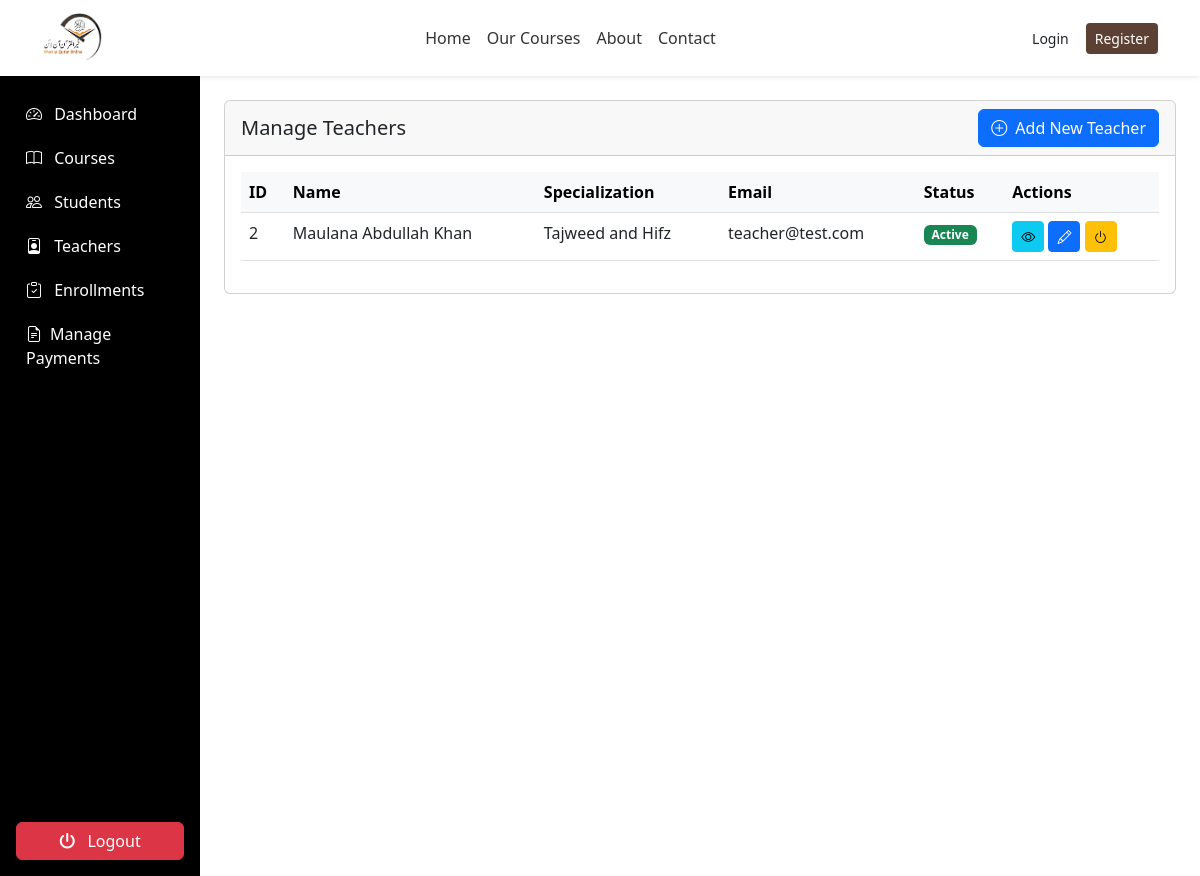
/admin/teachers/manage_teachers.php (signed in), run on the app's committed database.
### tables this page shows
CREATE TABLE `teachers` (
  `teacher_id` int(11) NOT NULL,
  `user_id` int(11) NOT NULL,
  `full_name` varchar(100) NOT NULL,
  `specialization` varchar(100) DEFAULT NULL,
  `bio` text DEFAULT NULL,
  `qualifications` text DEFAULT NULL,
  `contact_number` varchar(20) DEFAULT NULL,
  `profile_image` varchar(255) DEFAULT NULL
);

CREATE TABLE `users` (
  `user_id` int(11) NOT NULL,
  `username` varchar(50) NOT NULL,
  `email` varchar(100) NOT NULL,
  `password` varchar(255) NOT NULL,
  `role` enum('admin','teacher','student') NOT NULL,
  `status` tinyint(1) DEFAULT 1,
  `created_at` timestamp NOT NULL DEFAULT current_timestamp(),
  `last_login` datetime DEFAULT NULL,
  `reset_token` varchar(255) DEFAULT NULL,
  `token_expiry` datetime DEFAULT NULL
);

### admin/teachers/manage_teachers.php (the view, shortened to what this page needs)
<?php
require_once '../../includes/auth.php';
$teachers = $db->query("
    SELECT t.*, u.email, u.username, u.status
    FROM teachers t
    JOIN users u ON t.user_id = u.user_id
    ORDER BY t.full_name
")->fetchAll();
?>
<!DOCTYPE html>
<html lang="en">
<head>
    <?php include '../../includes/header.php'; ?>
</head>
<body>
   <div class="container-fluid">
  <div class="row">
    <nav class="col-md-2 d-none d-md-block p-0 bg-dark sidebar" id="sidebar">
      <?php include '../includes/sidebar.php'; ?>
    </nav>
        <main class="col-md-10 ms-sm-auto p-4">
            <div>
                <div class="card mb-4">
                    <div class="card-header d-flex justify-content-between align-items-center">
                        <h5 class="mb-0">Manage Teachers</h5>
                        <a href="add_teacher.php" class="btn btn-primary">
                            <i class="bi bi-plus-circle me-1"></i> Add New Teacher
                        </a>
                    </div>
                    <div class="card-body">
                        <div class="table-responsive">
                            <table class="table table-hover">
                                <thead class="table-light">
                                    <tr>
                                        <th>ID</th>
                                        <th>Name</th>
                                        <th>Specialization</th>
                                        <th>Email</th>
                                        <th>Status</th>
                                        <th>Actions</th>
                                    </tr>
                                </thead>
                                <tbody>
                                    <?php foreach ($teachers as $teacher): ?>
                                    <tr>
                                        <td><?= $teacher['teacher_id'] ?></td>
                                        <td><?= htmlspecialchars($teacher['full_name']) ?></td>
                                        <td><?= htmlspecialchars($teacher['specialization']) ?></td>
                                        <td><?= htmlspecialchars($teacher['email']) ?></td>
                                        <td>
                                            <span class="badge bg-<?= $teacher['status'] ? 'success' : 'danger' ?>">
                                                <?= $teacher['status'] ? 'Active' : 'Inactive' ?>
                                            </span>
                                        </td>
                                        <td>
                                            <a href="view_teacher.php?id=<?= $teacher['teacher_id'] ?>" class="btn btn-sm btn-info" title="View">
                                                <i class="bi bi-eye"></i>
                                            </a>
                                            <a href="edit_teacher.php?id=<?= $teacher['teacher_id'] ?>" class="btn btn-sm btn-primary" title="Edit">
                                                <i class="bi bi-pencil"></i>
                                            </a>
                                            <a href="?toggle_status=<?= $teacher['teacher_id'] ?>" class="btn btn-sm btn-<?= $teacher['status'] ? 'warning' : 'success' ?>" title="<?= $teacher['status'] ? 'Deactivate' : 'Activate' ?>" onclick="return confirm('Are you sure?')">
                                                <i class="bi bi-power"></i>
                                            </a>
                                        </td>
                                    </tr>
                                    <?php endforeach; ?>
                                </tbody>
                            </table>
                        </div>
                    </div>
                </div>
            </div>
                                    </main>
        </div>
    </div>
</body>
</html>

### assets/style.css (style rules this page uses)
:root { --primary-color: #473d32; --secondary-color: #473d32; --accent-color: #ff9800; --text-color: #333; --light-text: #666; --light-bg: #f9f9f9; --white: #fff; --border-radius: 8px; --box-shadow: 0 5px 15px rgba(0, 0, 0, 0.1); --transition: all 0.3s ease; }
* { box-sizing: border-box; margin: 0; padding: 0; }
.mb-4 { margin-bottom: 20px; }
.btn-primary { background-color: #007bff; border: none; }

### admin/includes/sidebar.php (style rules this page uses)
.sidebar { background-color:black; }

### data on the page
teachers: teacher_id "2", full_name "Maulana Abdullah Khan", specialization "Tajweed and Hifz", user.email "teacher@test.com"
